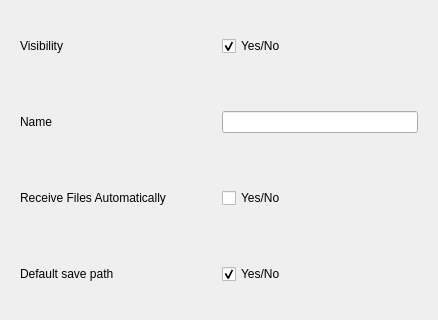
<?xml version="1.0" encoding="UTF-8"?>
<ui version="4.0">
 <class>SettingsWindow</class>
 <widget class="QDialog" name="SettingsWindow">
  <property name="geometry">
   <rect>
    <x>0</x>
    <y>0</y>
    <width>438</width>
    <height>320</height>
   </rect>
  </property>
  <property name="windowTitle">
   <string>Dialog</string>
  </property>
  <layout class="QVBoxLayout" name="verticalLayout">
   <item>
    <widget class="QWidget" name="widget" native="true">
     <layout class="QHBoxLayout" name="horizontalLayout">
      <item>
       <widget class="QLabel" name="visibilityLabel">
        <property name="text">
         <string>Visibility</string>
        </property>
       </widget>
      </item>
      <item>
       <widget class="QCheckBox" name="visibilityCheckBox">
        <property name="text">
         <string>Yes/No</string>
        </property>
        <property name="checked">
         <bool>true</bool>
        </property>
       </widget>
      </item>
     </layout>
    </widget>
   </item>
   <item>
    <widget class="QWidget" name="widget_2" native="true">
     <layout class="QHBoxLayout" name="horizontalLayout_2">
      <item>
       <widget class="QLabel" name="usernameLabel">
        <property name="text">
         <string>Name</string>
        </property>
       </widget>
      </item>
      <item>
       <widget class="QLineEdit" name="lineEdit_UserName">
        <property name="sizePolicy">
         <sizepolicy hsizetype="Minimum" vsizetype="Fixed">
          <horstretch>0</horstretch>
          <verstretch>0</verstretch>
         </sizepolicy>
        </property>
       </widget>
      </item>
     </layout>
    </widget>
   </item>
   <item>
    <widget class="QWidget" name="widget_3" native="true">
     <layout class="QHBoxLayout" name="horizontalLayout_3">
      <item>
       <widget class="QLabel" name="receiveFileLabel">
        <property name="text">
         <string>Receive Files Automatically</string>
        </property>
       </widget>
      </item>
      <item>
       <widget class="QCheckBox" name="automFileReceiveCheckBox">
        <property name="text">
         <string>Yes/No</string>
        </property>
       </widget>
      </item>
     </layout>
    </widget>
   </item>
   <item>
    <widget class="QWidget" name="widget_4" native="true">
     <layout class="QHBoxLayout" name="horizontalLayout_4">
      <item>
       <widget class="QLabel" name="defaultPathLabel">
        <property name="text">
         <string>Default save path</string>
        </property>
       </widget>
      </item>
      <item>
       <widget class="QCheckBox" name="defaultSavePathCheckBox">
        <property name="text">
         <string>Yes/No</string>
        </property>
        <property name="checked">
         <bool>true</bool>
        </property>
       </widget>
      </item>
     </layout>
    </widget>
   </item>
  </layout>
 </widget>
 <resources/>
 <connections/>
</ui>
